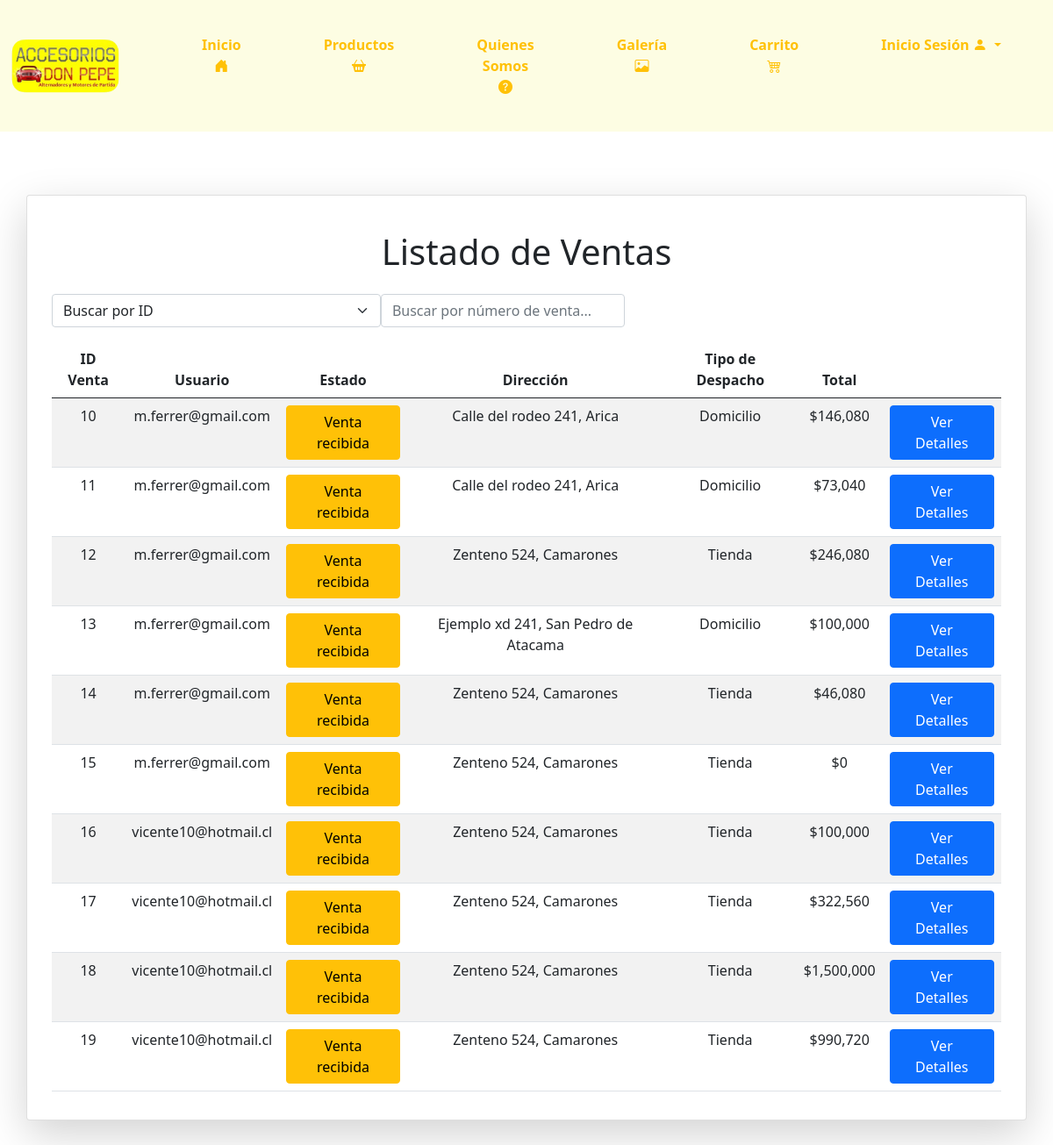
The page /listaventas/ on the database as committed earlier.
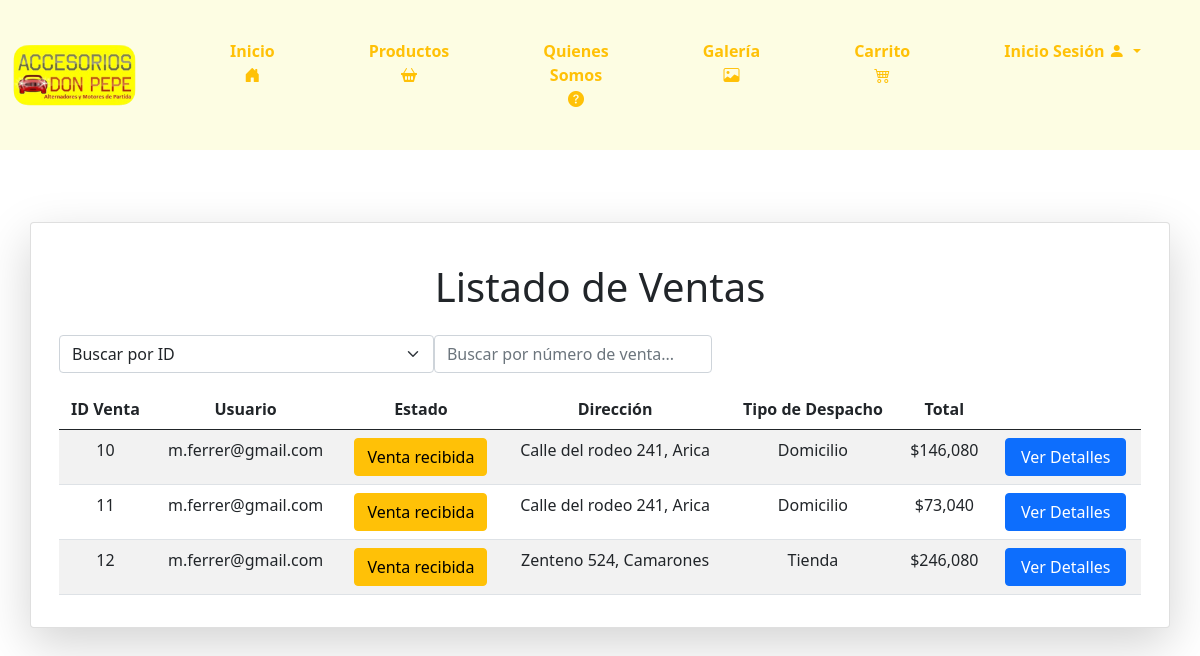
The same page on the database as committed later.
### core/models.py (models this page shows, shortened)
class Venta(models.Model):
    codVenta = models.AutoField(primary_key=True)
    usuario = models.ForeignKey(Usuario, on_delete=models.CASCADE)
    estadoP = models.ForeignKey(Estado, on_delete=models.CASCADE)
    tipodespacho = models.ForeignKey(TipoDespacho, on_delete=models.CASCADE)
    total = models.IntegerField()
    direccion = models.OneToOneField(Direccion, on_delete=models.CASCADE, null=True, blank=True)

class Usuario(models.Model):
    rut = models.CharField(primary_key=True, max_length=10)
    nombre = models.CharField(max_length=20)
    apellido = models.CharField(max_length=20)
    telefono = models.CharField(max_length=9)
    correo = models.EmailField(unique=True, max_length=100, blank=True, null=True)
    clave = models.CharField(max_length=30)
    rol = models.ForeignKey(Rol, on_delete=models.CASCADE)
    def __str__(self) -> str:
        return self.correo

class Estado(models.Model):
    id_estado = models.IntegerField(primary_key=True)
    nombreEs = models.CharField(max_length=50)

class Direccion(models.Model):
    idDireccion = models.AutoField(primary_key=True)
    calle = models.CharField(max_length=100)
    numero = models.CharField(max_length=10)
    comuna = models.ForeignKey('Comuna', on_delete=models.CASCADE)
    def __str__(self):
        return f"{self.calle} {self.numero}, {self.comuna}"

class Comuna(models.Model):
    idComuna = models.AutoField(primary_key=True)
    nombreC = models.CharField(max_length=100)
    region = models.ForeignKey(Region, on_delete=models.CASCADE)
    def __str__(self) -> str:
        return self.nombreC

class TipoDespacho(models.Model):
    idDespacho = models.IntegerField(primary_key=True)
    nombreDespacho = models.CharField(max_length=100)
    def __str__(self) -> str:
        return str(self.nombreDespacho)

### core/views.py (the view)
# urls.py: path('listaventas/', listaventas, name='listaventas'),
def listaventas(request):
    ventas_listado = Venta.objects.all()
    contexto = {
        "ventas": ventas_listado
    }
    return render(request, 'core/listaventas.html', contexto)

### core/templatetags/custom_filters.py (called while the page is built)
@register.filter
def format_clp(value):
    try:
        return "${:,.0f}".format(value)
    except (ValueError, TypeError):
        return value

### core/templates/core/listaventas.html (shortened to what this page needs)
{% load static %}
{% load custom_filters %}
<!DOCTYPE html>
<html lang="en">
<head>
    <link href="https://cdn.jsdelivr.net/npm/bootstrap@5.0.2/dist/css/bootstrap.min.css" rel="stylesheet"
>
    <link href="https://cdnjs.cloudflare.com/ajax/libs/font-awesome/6.0.0-beta3/css/all.min.css" rel="stylesheet">
    <link type="text/css" rel="stylesheet" href="{% static 'css/inicio.css' %}">
    <link href="https://cdn.jsdelivr.net/npm/bootstrap-icons/font/bootstrap-icons.css" rel="stylesheet">
</head>
<body>
    <nav class="navbar navbar-expand-lg navbar-light" style="background-color: #fdfde3;">
        <div class="container-fluid">
            <a class="navbar-brand" href="{% url 'inicio' %}">
                <img src="{% static 'img/logo-don-pepe.png' %}" class="logo" style="max-width: 80%;"
                    alt="Accesorios Don Pepe">
            </a>
            <div class="collapse navbar-collapse justify-content-end" id="navbarNav">
                <ul class="navbar-nav">
                    <li class="nav-item">
                        <a class="btn btn-outline-warning py-4 px-4 mx-2" href="{% url 'inicio' %}">
                            Inicio
                            <i class="bi bi-house-door-fill"></i>
                        </a>
                    </li>
                    <li class="nav-item">
                        <a class="btn btn-outline-warning py-4 px-4 mx-2" href="{% url 'productos' %}">
                            Productos
                            <i class="bi bi-basket2-fill"></i>
                        </a>
                    </li>
                    <li class="nav-item">
                        <a class="btn btn-outline-warning py-4 px-4 mx-2" href="{% url 'quienessomos' %}">
                            Quienes Somos
                            <i class="bi bi-question-circle-fill"></i>
                        </a>
                    </li>
                    <li class="nav-item">
                        <a class="btn btn-outline-warning py-4 px-4 mx-2" href="{% url 'galeria' %}">
                            Galería
                            <i class="bi bi-image"></i>
                        </a>
                    </li>
                    <li class="nav-item">
                        <a class="btn btn-outline-warning py-4 px-4 mx-2 position-relative" data-bs-toggle="modal"
                            data-bs-target="#cartModal">
                            Carrito
                            <i class="bi bi-cart4"></i>
                        </a>
                    </li>
                    <li class="nav-item dropdown">
                        {% if user.is_authenticated %}
                        <div class="btn-group">
                            <button type="button" class="btn btn-outline-warning py-4 px-4 mx-2 dropdown-toggle"
                                data-bs-toggle="dropdown" style="font-weight: 700; border: 0px; border-radius: 10px;">
                                {% if user.is_superuser %}
                                Administrador
                                {% else %}
                                Hola {{ user.first_name }}
                                {% endif %}
                                <i class="bi bi-person-fill"></i>
                            </button>
                            <ul class="dropdown-menu"
                                style="margin-left: 25px; margin-top: -5px; background-color: #ffc107; border: 0px; border-radius: 10px;">
                                {% if user.is_superuser %}
                                <li><a class="dropdown-item"
                                        style="padding: 10px; color:black; background-color: #fdfde3;"
                                        href="{% url 'administrador' %}">Administrador</a></li>
                                {% else %}
                                <li><a class="dropdown-item"
                                        style="padding: 10px; color:black; background-color: #fdfde3;"
                                        href="{% url 'editarperfil' %}">Editar Perfil</a></li>
                                {% endif %}
                                <li><a class="dropdown-item"
                                        style="padding: 10px; color:black; background-color: #fdfde3;"
                                        href="{% url 'cerrarsesion' %}">Cerrar Sesión</a></li>
                            </ul>
                        </div>
                        {% else %}
                        <div class="btn-group">
                            <button type="button" class="btn btn-outline-warning py-4 px-4 mx-2 dropdown-toggle"
                                data-bs-toggle="dropdown" style="font-weight: 700; border: 0px; border-radius: 10px;">
                                Inicio Sesión
                                <i class="bi bi-person-fill"></i>
                            </button>
                        </div>
                        {% endif %}
                    </li>
                </ul>
            </div>
        </div>
    </nav>
    <br>
    <div class="container my-5">
        <div class="row">
            <div class="card shadow-lg">
                <div class="card-body">
                    <br>
                    <h1 class="text-center mb-4">Listado de Ventas</h1>
                    <div class="d-flex justify-content-between align-items-center mb-3">
                        <div class="d-flex" style="text-align: center;">
                            <select id="searchType" class="form-select">
                                <option value="id">Buscar por ID</option>
                            </select>
                            <input type="text" id="searchInput" class="form-control me-2" style="width: 500px;"
                                placeholder="Buscar por número de venta..." aria-label="Buscar por número de venta">
                        </div>
                    </div>
                    <table class="table table-striped">
                        <thead>
                            <tr style="text-align: center;">
                                <th>ID Venta</th>
                                <th>Usuario</th>
                                <th>Estado</th>
                                <th>Dirección</th>
                                <th>Tipo de Despacho</th>
                                <th>Total</th>
                                <th></th>
                            </tr>
                        </thead>
                        <tbody id="ventasTable">
                            {% for venta in ventas %}
                            <tr style="text-align: center;">
                                <td>{{ venta.codVenta }}</td>
                                <td>{{ venta.usuario }}</td>
                                <td>
                                    <button type="button" class="btn estado-btn" data-venta-id="{{ venta.codVenta }}" data-estado-id="{{ venta.estadoP.id_estado }}">
                                        {{ venta.estadoP.nombreEs }}
                                    </button>
                                </td>
                                <td>{{ venta.direccion }}</td>
                                <td>{{ venta.tipodespacho }}</td>
                                <td>{{ venta.total | format_clp }}</td>
                                <td>
                                    <button type="button" class="btn btn-primary ver-detalles" style="padding: 6px 15px"
                                        data-venta-id="{{ venta.codVenta }}">Ver Detalles</button>
                                </td>
                            </tr>
                            {% endfor %}
                        </tbody>
                    </table>
                </div>
            </div>
        </div>
    </div>
</body>
</html>

### core/static/css/inicio.css (style rules this page uses)
.navbar { padding: 0%; }
.navbar-nav li { padding: 15px 15px; }
.navbar-nav li a { font-weight: 700; border: 0px; border-radius: 10px; }

Rows that differ between the two databases and show on the page:
removed Venta: codVenta "13", usuario "m.ferrer@gmail.com", estadoP.nombreEs "Venta recibida", direccion "Ejemplo xd 241, San Pedro de Atacama", tipodespacho "Domicilio", total "$100,000"
removed Venta: codVenta "14", usuario "m.ferrer@gmail.com", estadoP.nombreEs "Venta recibida", direccion "Zenteno 524, Camarones", tipodespacho "Tienda", total "$46,080"
removed Venta: codVenta "15", usuario "m.ferrer@gmail.com", estadoP.nombreEs "Venta recibida", direccion "Zenteno 524, Camarones", tipodespacho "Tienda", total "$0"
removed Venta: codVenta "16", usuario "vicente10@hotmail.cl", estadoP.nombreEs "Venta recibida", direccion "Zenteno 524, Camarones", tipodespacho "Tienda", total "$100,000"
removed Venta: codVenta "17", usuario "vicente10@hotmail.cl", estadoP.nombreEs "Venta recibida", direccion "Zenteno 524, Camarones", tipodespacho "Tienda", total "$322,560"
removed Venta: codVenta "18", usuario "vicente10@hotmail.cl", estadoP.nombreEs "Venta recibida", direccion "Zenteno 524, Camarones", tipodespacho "Tienda", total "$1,500,000"
removed Venta: codVenta "19", usuario "vicente10@hotmail.cl", estadoP.nombreEs "Venta recibida", direccion "Zenteno 524, Camarones", tipodespacho "Tienda", total "$990,720"
